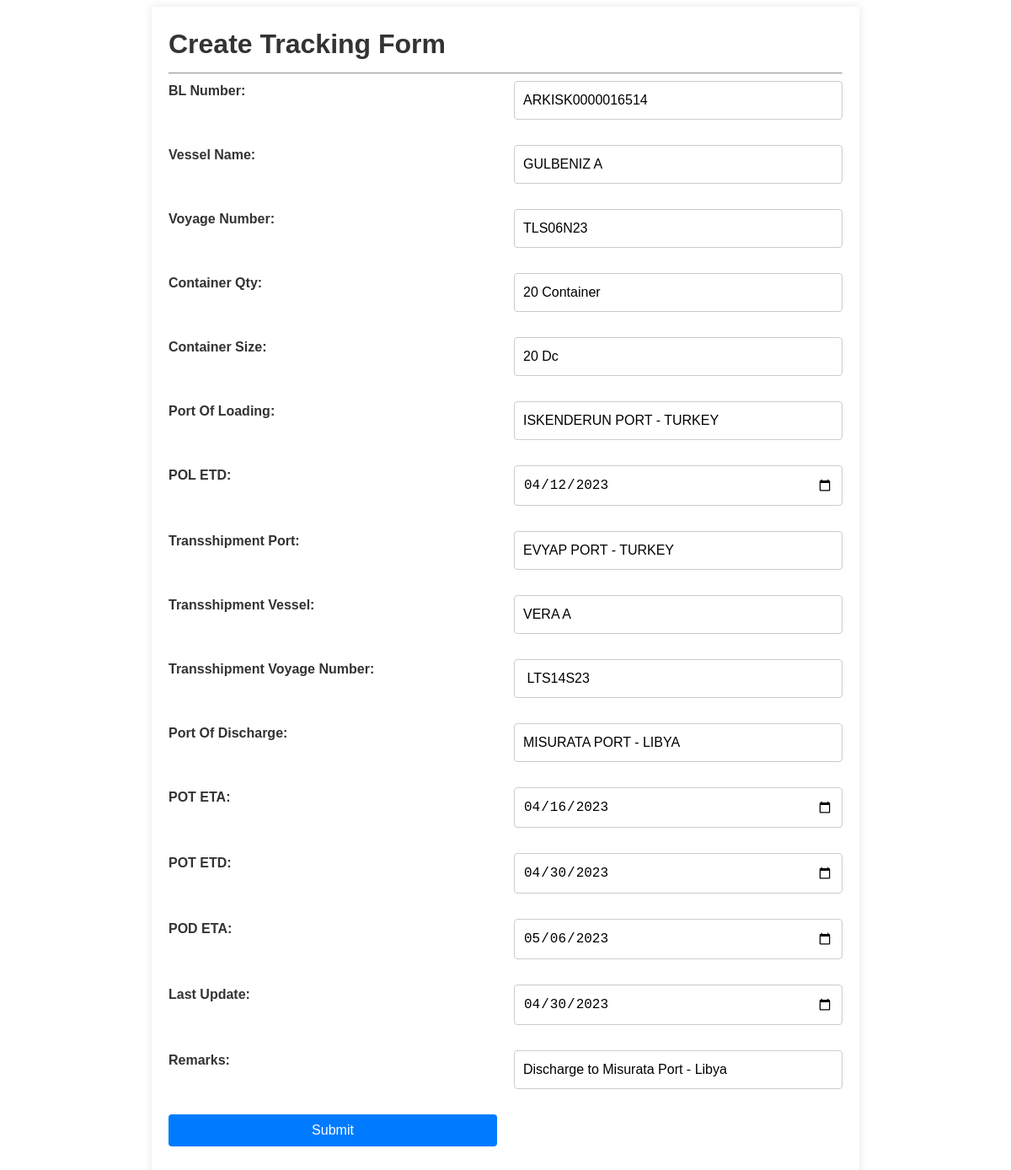
The app's page /admin/update.php?tracking_id=43 with its own data.
### tables this page shows
CREATE TABLE `tracking` (
  `id` int NOT NULL AUTO_INCREMENT,
  `bl_number` varchar(255) DEFAULT NULL,
  `vessel_name` varchar(255) DEFAULT NULL,
  `voyager_number` varchar(255) DEFAULT NULL,
  `container_qty` varchar(255) DEFAULT NULL,
  `container_size` varchar(255) DEFAULT NULL,
  `port_of_loading` varchar(255) DEFAULT NULL,
  `transshipment_port` varchar(255) DEFAULT NULL,
  `transshipment_voyage_number` varchar(255) DEFAULT NULL,
  `transshipment_vessel` varchar(255) DEFAULT NULL,
  `port_of_discharge` varchar(255) DEFAULT NULL,
  `last_update` varchar(255) DEFAULT NULL,
  `pol_etd` varchar(255) DEFAULT NULL,
  `pot_eta` varchar(255) DEFAULT NULL,
  `pot_etd` varchar(255) DEFAULT NULL,
  `pod_eta` varchar(255) DEFAULT NULL,
  `remarks` varchar(255) DEFAULT NULL,
  PRIMARY KEY (`id`)
);

### DatabaseConnection.php (called while the page is built, shortened)
<?php
abstract class DatabaseConnection {
    protected function connect() {
      if($_SERVER['SERVER_NAME'] == 'localhost')
      {
          $servername = "localhost";
          $username = "root";
          $password = "";
          $dbname = "yuvencargo";
      }
      elseif($_SERVER['SERVER_NAME'] == 'yuvencargo.com'){
          $servername = "localhost";
          $username = "transmena_db_usr";
          $password = "*04mvW97r";
          $dbname = "admin_transmena_db";
      }
        $conn = new mysqli($servername, $username, $password, $dbname);
        return $conn;
    }
    protected function query($sql) {
        return  $this->connect()->query($sql);
    }
}
?>

### TrackingFormHandler.php (called while the page is built, shortened)
<?php
require 'DatabaseConnection.php';
class TrackingFormHandler extends DatabaseConnection{
    public function getTrackingById($id)
    {
        $sql = "SELECT  * FROM tracking WHERE tracking.id =" . $id;
        $result = parent::query($sql);
        $result = mysqli_fetch_assoc($result);
        return $result;
    }
  }
?>

### admin/update.php (the view, shortened to what this page needs)
<?php
require_once ($_SERVER['DOCUMENT_ROOT']) . "/TrackingFormHandler.php";
$TrackingAdminFormHandler = new TrackingFormHandler();
if(isset($_REQUEST['tracking_id']) && !empty($_REQUEST['tracking_id'])) {
    $trackingId = $TrackingAdminFormHandler->getTrackingById($_REQUEST['tracking_id']);
}
?>
<body>
<?php if (isset($_REQUEST['tracking_id'])): ?>
<div class="container">
    <h1> Create Tracking Form</h1>
    <hr>
    <form method="POST" action="TrackingAdminFormHandler.php">
        <label for="tracking_code">BL Number:</label>
        <input value="<?php echo $trackingId['bl_number'] ?>" type="text" name="bl_number" id="bl_number">
        <label for="vessel_name">Vessel Name:</label>
        <input value="<?php echo $trackingId['vessel_name'] ?>" type="text" name="vessel_name" id="vessel_name">
        <label for="voyage_number">Voyage Number:</label>
        <input value="<?php echo $trackingId['voyager_number'] ?>" type="text" name="voyage_number" id="voyage_number">
        <label for="container_qty">Container Qty:</label>
        <input value="<?php echo $trackingId['container_qty'] ?>" type="text" name="container_qty" id="container_qty">
        <label for="container_size">Container Size:</label>
        <input value="<?php echo $trackingId['container_size'] ?>" type="text" name="container_size" id="container_size">
        <label for="port_of_loading">Port Of Loading:</label>
        <input value="<?php echo $trackingId['port_of_loading'] ?>" type="text" name="port_of_loading" id="port_of_loading">
        <label for="pol_etd">POL ETD:</label>
        <input value="<?php echo $trackingId['pol_etd'] ?>" type="date" name="pol_etd" id="pol_etd">
        <label for="transshipment_port">Transshipment Port:</label>
        <input value="<?php echo $trackingId['transshipment_port'] ?>" type="text" name="transshipment_port" id="transshipment_port">
        <label for="transshipment_vessel">Transshipment Vessel:</label>
        <input value="<?php echo $trackingId['transshipment_vessel'] ?>" type="text" name="transshipment_vessel" id="transshipment_vessel">
        <label for="transshipment_voyage_number">Transshipment Voyage Number:</label>
        <input value="<?php echo $trackingId['transshipment_voyage_number'] ?>" type="text" name="transshipment_voyage_number" id="transshipment_voyage_number">
        <label for="port_of_discharge">Port Of Discharge:</label>
        <input value="<?php echo $trackingId['port_of_discharge'] ?>" type="text" name="port_of_discharge" id="port_of_discharge">
        <label for="pot_eta">POT ETA:</label>
        <input value="<?php echo $trackingId['pot_eta'] ?>" type="date" name="pot_eta" id="pot_eta">
        <label for="pot_etd">POT ETD:</label>
        <input value="<?php echo $trackingId['pot_etd'] ?>" type="date" name="pot_etd" id="pot_etd">
        <label for="pot_etd">POD ETA:</label>
        <input value="<?php echo $trackingId['pod_eta'] ?>" type="date" name="pod_eta" id="pod_eta">
        <label for="last_update">Last Update:</label>
        <input value="<?php echo $trackingId['last_update'] ?>" type="date" name="last_update" id="last_update">
        <label for="remarks">Remarks:</label>
        <input value="<?php echo $trackingId['remarks'] ?>" type="text" name="remarks" id="remarks">
        <input type="submit" value="Submit">
    </form>
</div>
<?php endif; ?>
</body>

### admin/update.php (style rules this page uses)
body { font-family: Arial, sans-serif; font-size: 16px; line-height: 1.5; color: #333; }
.container { max-width: 800px; margin: 0 auto; padding: 20px; background-color: #fff; box-shadow: 0 0 10px rgba(0, 0, 0, 0.1); }
h1, h2, h3, h4, h5, h6 { margin-top: 0; margin-bottom: 10px; }
form { display: grid; grid-template-columns: 1fr 1fr; grid-gap: 20px; }
label { display: block; font-weight: bold; }
input[type="text"], input[type="date"], textarea, select { width: 100%; padding: 10px; border: 1px solid #ccc; border-radius: 4px; box-sizing: border-box; font-size: 16px; line-height: 1.5; margin-bottom: 10px; }
input[type="submit"] { background-color: #007bff; color: #fff; border: none; padding: 10px 20px; border-radius: 4px; font-size: 16px; cursor: pointer; }

### records on screen
tracking: bl_number "ARKISK0000016514", vessel_name "GULBENIZ A", voyage_number "TLS06N23", container_qty "20 Container", container_size "20 Dc", port_of_loading "ISKENDERUN PORT - TURKEY", pol_etd "04/12/2023", transshipment_port "EVYAP PORT - TURKEY", transshipment_vessel "VERA A", transshipment_voyage_number "LTS14S23", port_of_discharge "MISURATA PORT - LIBYA", pot_eta "04/16/2023", pot_etd "04/30/2023", pod_eta "05/06/2023", last_update "04/30/2023", remarks "Discharge to Misurata Port - Libya"
